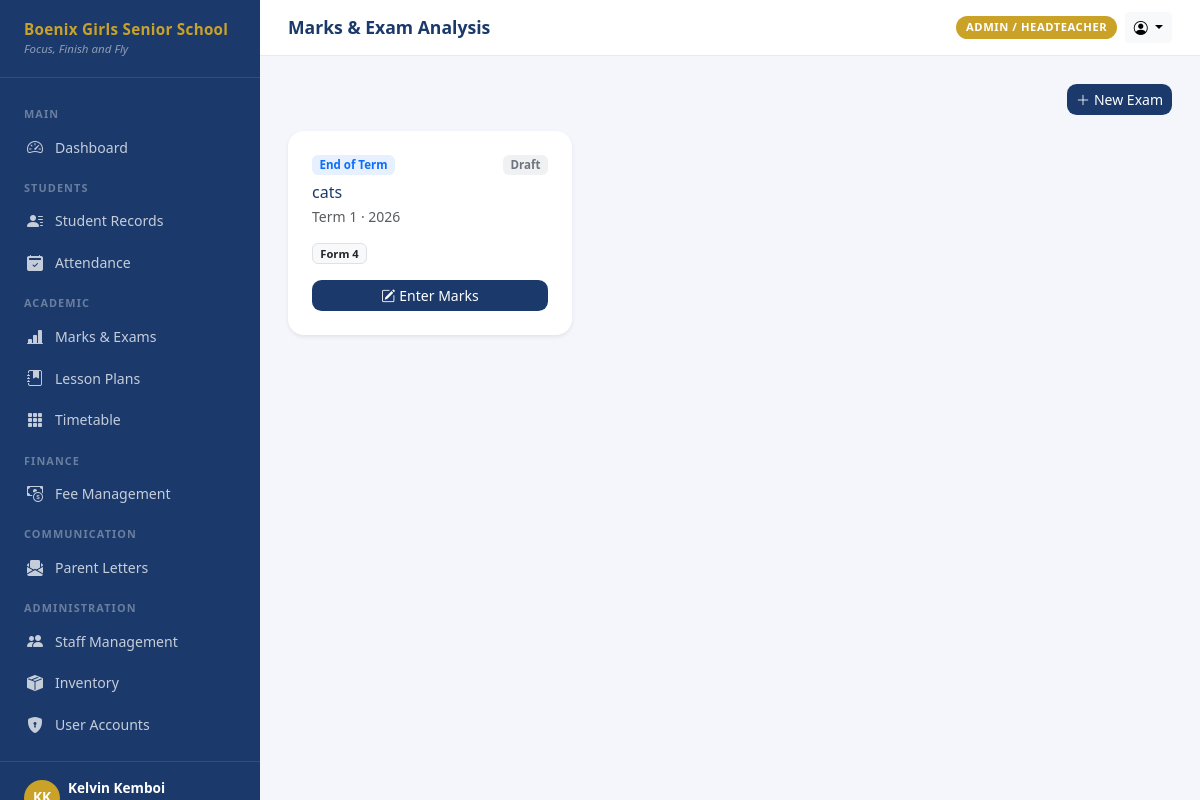
Page /exams/ (signed in) on the committed database.
### accounts/models.py (models this page shows, shortened)
class User(AbstractUser):
    ROLE_ADMIN = 'admin'
    ROLE_CLASS_TEACHER = 'class_teacher'
    ROLE_SUBJECT_TEACHER = 'subject_teacher'
    ROLE_PARENT = 'parent'
    ROLE_BURSAR = 'bursar'
    ROLE_AUDITOR = 'auditor'
    ROLE_CHOICES = [
        (ROLE_ADMIN, 'Admin / Headteacher'),
        (ROLE_CLASS_TEACHER, 'Class Teacher'),
        (ROLE_SUBJECT_TEACHER, 'Subject Teacher'),
        (ROLE_PARENT, 'Parent (View Only)'),
        (ROLE_BURSAR, 'Bursar / Accounts'),
        (ROLE_AUDITOR, 'Auditor'),
    ]
    role = models.CharField(
        max_length=20,
        choices=ROLE_CHOICES,
        default=ROLE_SUBJECT_TEACHER,
    )
    phone = models.CharField(max_length=20, blank=True)
    profile_photo = models.ImageField(upload_to='profiles/', blank=True, null=True)
    is_active = models.BooleanField(default=True)
    class_assigned = models.CharField(max_length=20, blank=True, help_text='e.g. Form 4A')
    class Meta:
        verbose_name = 'User'
        verbose_name_plural = 'Users'
        ordering = ['last_name', 'first_name']
    @property
    def is_admin(self):
        return self.role == self.ROLE_ADMIN or self.is_superuser
    @property
    def can_view_fees(self):
        return self.role in (self.ROLE_ADMIN, self.ROLE_BURSAR, self.ROLE_AUDITOR, self.ROLE_PARENT)
    @property
    def can_enter_marks(self):
        return self.role in (self.ROLE_ADMIN, self.ROLE_CLASS_TEACHER, self.ROLE_SUBJECT_TEACHER)

### exams/models.py (models this page shows, shortened)
class Exam(models.Model):
    TERM_1 = 1
    TERM_2 = 2
    TERM_3 = 3
    TERM_CHOICES = [(1, 'Term 1'), (2, 'Term 2'), (3, 'Term 3')]
    TYPE_OPENER = 'opener'
    TYPE_MID = 'mid'
    TYPE_END = 'end'
    TYPE_MOCK = 'mock'
    TYPE_INTERNAL = 'internal'
    TYPE_CHOICES = [
        (TYPE_OPENER, 'Opener'),
        (TYPE_MID, 'Mid-Term'),
        (TYPE_END, 'End of Term'),
        (TYPE_MOCK, 'Mock / Trial'),
        (TYPE_INTERNAL, 'Internal Assessment'),
    ]
    name = models.CharField(max_length=100)
    exam_type = models.CharField(max_length=20, choices=TYPE_CHOICES, default=TYPE_END)
    term = models.PositiveSmallIntegerField(choices=TERM_CHOICES)
    year = models.PositiveSmallIntegerField()
    streams = models.ManyToManyField(Stream, related_name='exams', blank=True)
    date_start = models.DateField(null=True, blank=True)
    date_end = models.DateField(null=True, blank=True)
    is_published = models.BooleanField(default=False, help_text='Visible to parents when published')
    created_by = models.ForeignKey(
        'accounts.User', on_delete=models.SET_NULL, null=True, related_name='exams_created'
    )
    created_at = models.DateTimeField(auto_now_add=True)
    class Meta:
        ordering = ['-year', '-term', 'name']

### students/models.py (models this page shows, shortened)
class Stream(models.Model):
    name = models.CharField(max_length=20, unique=True)  # e.g. 'Form 4'
    label = models.CharField(max_length=40, blank=True)  # e.g. 'Form Four'
    order = models.PositiveSmallIntegerField(default=0)
    class Meta:
        ordering = ['order', 'name']

### exams/views.py (the view)
# urls.py: path('', views.exam_list, name='list'),
@login_required
@teacher_required
def exam_list(request):
    exams = Exam.objects.prefetch_related('streams').order_by('-year', '-term')
    return render(request, 'exams/exam_list.html', {'exams': exams})

### boenix_sms/context_processors.py (called while the page is built)
def school_info(request):
    return {
        'SCHOOL_NAME': settings.SCHOOL_NAME,
        'SCHOOL_SHORT': settings.SCHOOL_SHORT,
        'SCHOOL_MOTTO': settings.SCHOOL_MOTTO,
    }

### templates/exams/exam_list.html (shortened to what this page needs)
{% extends 'base.html' %}
{% block page_title %}Marks & Exam Analysis{% endblock %}
{% block content %}
<div class="d-flex justify-content-end mb-3">
  {% if user.is_admin %}
  <a href="{% url 'exams:create' %}" class="btn btn-sm" style="background:#1B3A6B;color:#fff;border-radius:0.6rem;">
    <i class="bi bi-plus-lg me-1"></i>New Exam
  </a>
  {% endif %}
</div>
<div class="row g-3">
  {% for exam in exams %}
  <div class="col-12 col-md-6 col-lg-4">
    <div class="card border-0 shadow-sm h-100" style="border-radius:1rem;">
      <div class="card-body p-4">
        <div class="d-flex justify-content-between align-items-start mb-2">
          <span class="badge bg-primary bg-opacity-10 text-primary" style="font-size:0.72rem;">
            {{ exam.get_exam_type_display }}
          </span>
          {% if exam.is_published %}
            <span class="badge bg-success bg-opacity-10 text-success" style="font-size:0.72rem;">Published</span>
          {% else %}
            <span class="badge bg-secondary bg-opacity-10 text-secondary" style="font-size:0.72rem;">Draft</span>
          {% endif %}
        </div>
        <h6 class="fw-700 mb-1" style="color:#1B3A6B;">{{ exam.name }}</h6>
        <div class="text-muted small mb-3">{{ exam.get_term_display }} · {{ exam.year }}</div>
        <div class="d-flex flex-wrap gap-1 mb-3">
          {% for stream in exam.streams.all %}
            <span class="badge bg-light text-dark border" style="font-size:0.7rem;">{{ stream.name }}</span>
          {% endfor %}
        </div>
        <div class="d-flex gap-2 mt-auto">
          <a href="{% url 'exams:mark_entry_select' exam.pk %}"
             class="btn btn-sm flex-fill" style="background:#1B3A6B;color:#fff;border-radius:0.6rem;">
            <i class="bi bi-pencil-square me-1"></i>Enter Marks
          </a>
        </div>
      </div>
    </div>
  </div>
  {% endfor %}
</div>
{% endblock %}

### templates/base.html (shortened to what this page needs)
<!DOCTYPE html>
<html lang="en">
<head>
  <link href="https://cdn.jsdelivr.net/npm/bootstrap@5.3.3/dist/css/bootstrap.min.css" rel="stylesheet">
  <link href="https://cdn.jsdelivr.net/npm/bootstrap-icons@1.11.3/font/bootstrap-icons.min.css" rel="stylesheet">
</head>
<body>
<div id="sidebar">
  <div class="sidebar-brand">
    <div class="school-name">{{ SCHOOL_NAME }}</div>
    <div class="school-motto">{{ SCHOOL_MOTTO }}</div>
  </div>
  <nav class="sidebar-nav">
    <div class="nav-section-label">Main</div>
    <a href="{% url 'dashboard:home' %}" class="nav-link {% if request.resolver_match.url_name == 'home' %}active{% endif %}">
      <i class="bi bi-speedometer2"></i> Dashboard
    </a>
    {% if user.is_admin or user.is_class_teacher %}
    <div class="nav-section-label">Students</div>
    <a href="/students/" class="nav-link">
      <i class="bi bi-person-lines-fill"></i> Student Records
    </a>
    <a href="/attendance/" class="nav-link">
      <i class="bi bi-calendar2-check-fill"></i> Attendance
    </a>
    {% endif %}
    {% if user.can_enter_marks %}
    <div class="nav-section-label">Academic</div>
    <a href="/exams/" class="nav-link">
      <i class="bi bi-bar-chart-line-fill"></i> Marks & Exams
    </a>
    <a href="/lessons/" class="nav-link">
      <i class="bi bi-journal-bookmark-fill"></i> Lesson Plans
    </a>
    <a href="/timetable/" class="nav-link">
      <i class="bi bi-grid-3x3-gap-fill"></i> Timetable
    </a>
    {% endif %}
    {% if user.can_view_fees %}
    <div class="nav-section-label">Finance</div>
    <a href="/fees/" class="nav-link">
      <i class="bi bi-cash-coin"></i> Fee Management
    </a>
    {% endif %}
    {% if user.is_admin or user.is_class_teacher %}
    <div class="nav-section-label">Communication</div>
    <a href="/letters/" class="nav-link">
      <i class="bi bi-envelope-paper-fill"></i> Parent Letters
    </a>
    {% endif %}
    {% if user.is_admin %}
    <div class="nav-section-label">Administration</div>
    <a href="/staff/" class="nav-link">
      <i class="bi bi-people-fill"></i> Staff Management
    </a>
    <a href="/inventory/" class="nav-link">
      <i class="bi bi-box-seam-fill"></i> Inventory
    </a>
    <a href="{% url 'accounts:user_list' %}" class="nav-link">
      <i class="bi bi-shield-lock-fill"></i> User Accounts
    </a>
    {% endif %}
  </nav>
  <div class="sidebar-footer">
    <div class="d-flex align-items-center gap-2">
      <div class="rounded-circle bg-gold d-flex align-items-center justify-content-center"
           style="width:36px;height:36px;background:var(--boenix-gold);font-weight:700;color:#fff;font-size:0.85rem;flex-shrink:0;">
      </div>
      <div class="overflow-hidden">
        <div class="user-name text-truncate">{{ user.get_full_name }}</div>
      </div>
    </div>
  </div>
</div>
<div id="main">
  <div class="topbar">
    <div class="d-flex align-items-center gap-3">
      <h1 class="page-title">{% block page_title %}Dashboard{% endblock %}</h1>
    </div>
    <div class="d-flex align-items-center gap-2">
      <span class="role-badge">{{ user.get_role_display }}</span>
      <div class="dropdown">
        <button class="btn btn-sm btn-light dropdown-toggle" data-bs-toggle="dropdown">
          <i class="bi bi-person-circle"></i>
        </button>
      </div>
    </div>
  </div>
  <div class="content-area">
    {% block content %}{% endblock %}
  </div>
</div>
</body>
</html>

### templates/base.html (style rules this page uses)
:root { --boenix-navy: #1B3A6B; --boenix-gold: #C9A227; --boenix-gold-light: #F0D070; --sidebar-width: 260px; }
body { background: #F4F6FB; font-family: 'Segoe UI', sans-serif; }
#sidebar { width: var(--sidebar-width); min-height: 100vh; background: var(--boenix-navy); position: fixed; top: 0; left: 0; display: flex; flex-direction: column; z-index: 100; transition: transform 0.25s ease; }
.sidebar-brand { padding: 1.25rem 1.5rem; border-bottom: 1px solid rgba(255,255,255,0.1); }
.sidebar-brand .school-name { color: var(--boenix-gold); font-size: 0.95rem; font-weight: 700; line-height: 1.3; letter-spacing: 0.02em; }
.sidebar-brand .school-motto { color: rgba(255,255,255,0.5); font-size: 0.72rem; font-style: italic; }
.sidebar-nav { flex: 1; padding: 1rem 0; overflow-y: auto; }
.sidebar-nav .nav-section-label { color: rgba(255,255,255,0.35); font-size: 0.68rem; font-weight: 700; text-transform: uppercase; letter-spacing: 0.1em; padding: 0.75rem 1.5rem 0.25rem; }
.sidebar-nav .nav-link { color: rgba(255,255,255,0.75); padding: 0.55rem 1.5rem; font-size: 0.88rem; display: flex; align-items: center; gap: 0.65rem; border-left: 3px solid transparent; transition: all 0.15s; }
.sidebar-nav .nav-link i { font-size: 1rem; width: 1.1rem; }
.sidebar-footer { padding: 1rem 1.5rem; border-top: 1px solid rgba(255,255,255,0.1); }
.sidebar-footer .user-name { color: #fff; font-size: 0.85rem; font-weight: 600; }
#main { margin-left: var(--sidebar-width); min-height: 100vh; display: flex; flex-direction: column; }
.topbar { background: #fff; padding: 0.75rem 1.75rem; border-bottom: 1px solid #E5E9F2; display: flex; align-items: center; justify-content: space-between; position: sticky; top: 0; z-index: 99; }
.topbar .page-title { font-weight: 700; color: var(--boenix-navy); font-size: 1.1rem; margin: 0; }
.content-area { flex: 1; padding: 1.75rem; }
.role-badge { background: var(--boenix-gold); color: #fff; font-size: 0.7rem; font-weight: 700; padding: 0.2rem 0.6rem; border-radius: 1rem; text-transform: uppercase; letter-spacing: 0.05em; }

### rows in the picture
User: get_full_name "Kelvin Kemboi", role "ADMIN / HEADTEACHER"
Exam: exam_type "End of Term", is_published "Draft", name "cats", term "Term 1", year "2026"
Stream: name "Form 4"

### other values in the picture
{{ SCHOOL_NAME }} "Boenix Girls Senior School"
{{ SCHOOL_MOTTO }} "Focus, Finish and Fly"
